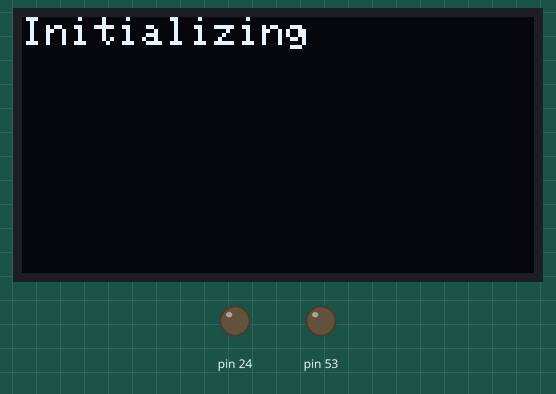
This sketch was run on a simulated Arduino Mega 2560, built with avr-gcc and run on an emulated ATmega2560. Parts: 128×64 one-colour display, output pins drawn as LEDs (lit = HIGH).

Above: at 0.1 s.
At 4.2 s:
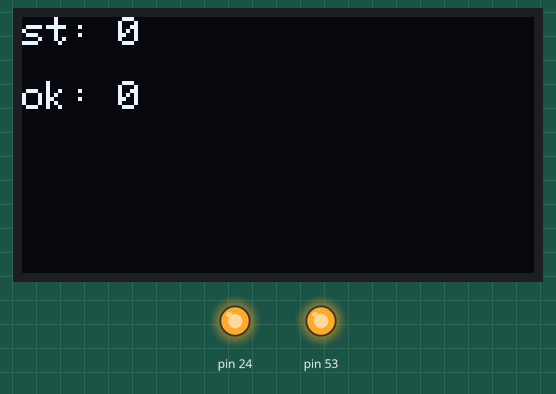
At 5.2 s:
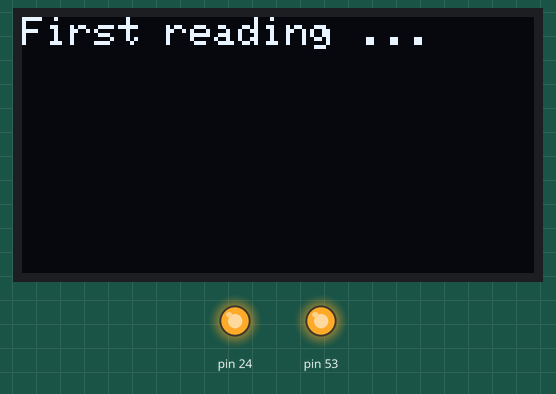
At 35.4 s:
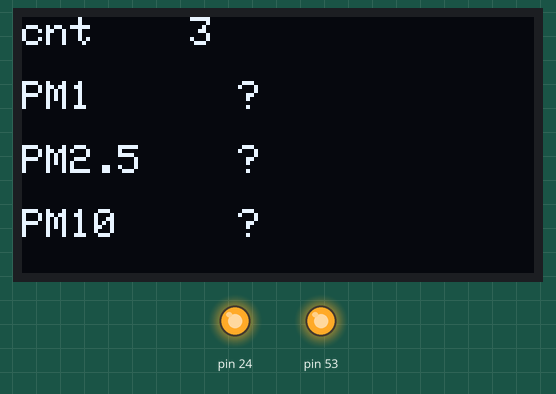
Timing chart, 0 to 36.9 s (numbered marks = the images above):
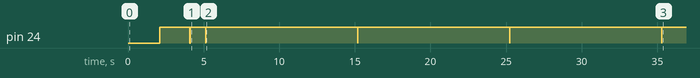

The sketch:

opcn2_1x_test.ino
```cpp
#include <Streaming.h>
#include <SPI.h>
#include <Wire.h>
#include <Adafruit_GFX.h>
#include <Adafruit_SSD1306.h>
#include "opcn2.h"
#include "fixed_vector.h"

//const unsigned long sampleInterval = 60000;
const unsigned long sampleInterval = 10000;

const int OLED_DC = 5;
const int OLED_CS = 3;
const int OLED_RESET = 4;
const int DispBufSize = 50;
Adafruit_SSD1306 display(OLED_DC, OLED_RESET, OLED_CS);
SPISettings dispSPISettings(4000000,MSBFIRST,SPI_MODE0);

const OPCN2Param OPCN2Param =
{   // spiClock , spiBitOrder, spiDataMode, spiCsPin
    750000, MSBFIRST, SPI_MODE1, 24
};
OPCN2 ParticleCounter(OPCN2Param);

void setup()
{

    char dispBuf[DispBufSize];

    // this is the magic trick for snprintf to support float
    asm(".global _snprintf_float");

    Serial.begin(115200);

    // Setup display
    display.begin(SSD1306_SWITCHCAPVCC);
    display.clearDisplay();
    display.display();
    display.setTextSize(1);
    display.setTextColor(WHITE);

    // Setup openlog
    Serial3.begin(9600);

    // Display Initialization message
    display.clearDisplay();
    display.setCursor(0,0);
    display.println("Initializing");
    display.println();
    display.display();

    ParticleCounter.initialize();

    bool status = ParticleCounter.checkStatus();
    bool ok;;
    ParticleCounter.setFanAndLaserOn(&ok);

    SPI.beginTransaction(dispSPISettings);
    display.clearDisplay();
    display.setCursor(0,0);
    snprintf(dispBuf, DispBufSize, "st: %d", status);
    display.println(dispBuf);
    display.println();
    snprintf(dispBuf, DispBufSize, "ok: %d", ok);
    display.println(dispBuf);
    display.display();
    SPI.endTransaction();

    delay(1000);
}

void loop()
{
    static int cnt = 0;
    char dispBuf[DispBufSize];

    OPCN2Data cntrData = ParticleCounter.getHistogramData();

    if (cnt > 0)
    {

        // Write data to LCD
        SPI.beginTransaction(dispSPISettings);
        display.clearDisplay();
        display.setCursor(0,0);
        snprintf(dispBuf, DispBufSize, "cnt    %d", cnt);
        display.println(dispBuf);
        display.println();
        snprintf(dispBuf, DispBufSize, "PM1    %3.2f", cntrData.PM1);
        display.println(dispBuf);
        display.println();
        snprintf(dispBuf, DispBufSize, "PM2.5  %3.2f", cntrData.PM2_5);
        display.println(dispBuf);
        display.println();
        snprintf(dispBuf, DispBufSize, "PM10   %3.2f", cntrData.PM10);
        display.println(dispBuf);
        display.println();
        display.display();
        SPI.endTransaction();

        // Write data to openlog
        float time = float(cnt)*(float(sampleInterval)*0.001);
        snprintf(dispBuf, DispBufSize, "%f", time);
        Serial3.print(dispBuf);
        snprintf(dispBuf, DispBufSize, " %f", cntrData.PM1);
        Serial3.print(dispBuf);
        snprintf(dispBuf, DispBufSize, " %f", cntrData.PM2_5);
        Serial3.print(dispBuf);
        snprintf(dispBuf, DispBufSize, " %f", cntrData.PM10);
        Serial3.print(dispBuf);
        Serial3.println();
    }
    else
    {
        SPI.beginTransaction(dispSPISettings);
        display.clearDisplay();
        display.setCursor(0,0);
        display.println("First reading ...");
        display.display();
        SPI.endTransaction();
    }

    delay(sampleInterval);
    cnt++;
}
```

Measured:
- by itself, pin 24: goes LOW 0.01 s, HIGH 1.0 s, 3 × (LOW 0.01 s, HIGH 10.0 s), LOW 0.01 s, then HIGH
- what the display in image 0 shows lasts 4.0 s, from 0.1 s to 4.1 s
- what the display in image 1 shows lasts 1.1 s, from 4.1 s to 5.2 s
- what the display in image 2 shows lasts 10.0 s, from 5.2 s to 15.2 s
